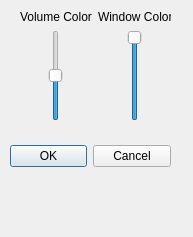
<?xml version="1.0" encoding="UTF-8"?>
<ui version="4.0">
 <class>dialog_color</class>
 <widget class="QDialog" name="dialog_color">
  <property name="geometry">
   <rect>
    <x>0</x>
    <y>0</y>
    <width>193</width>
    <height>237</height>
   </rect>
  </property>
  <property name="windowTitle">
   <string>Dialog</string>
  </property>
  <widget class="QDialogButtonBox" name="buttonBox">
   <property name="geometry">
    <rect>
     <x>10</x>
     <y>140</y>
     <width>161</width>
     <height>32</height>
    </rect>
   </property>
   <property name="orientation">
    <enum>Qt::Horizontal</enum>
   </property>
   <property name="standardButtons">
    <set>QDialogButtonBox::Cancel|QDialogButtonBox::Ok</set>
   </property>
  </widget>
  <widget class="QWidget" name="layoutWidget">
   <property name="geometry">
    <rect>
     <x>20</x>
     <y>10</y>
     <width>151</width>
     <height>111</height>
    </rect>
   </property>
   <layout class="QGridLayout" name="gridLayout">
    <item row="0" column="0">
     <widget class="QLabel" name="label">
      <property name="text">
       <string>Volume Color</string>
      </property>
     </widget>
    </item>
    <item row="0" column="1">
     <widget class="QLabel" name="label_2">
      <property name="text">
       <string>Window Color</string>
      </property>
     </widget>
    </item>
    <item row="1" column="0" alignment="Qt::AlignHCenter">
     <widget class="QSlider" name="volcol">
      <property name="maximum">
       <number>100</number>
      </property>
      <property name="singleStep">
       <number>10</number>
      </property>
      <property name="pageStep">
       <number>10</number>
      </property>
      <property name="value">
       <number>50</number>
      </property>
      <property name="orientation">
       <enum>Qt::Vertical</enum>
      </property>
     </widget>
    </item>
    <item row="1" column="1" alignment="Qt::AlignHCenter">
     <widget class="QSlider" name="wincol">
      <property name="maximum">
       <number>100</number>
      </property>
      <property name="singleStep">
       <number>10</number>
      </property>
      <property name="pageStep">
       <number>10</number>
      </property>
      <property name="value">
       <number>100</number>
      </property>
      <property name="orientation">
       <enum>Qt::Vertical</enum>
      </property>
     </widget>
    </item>
   </layout>
  </widget>
  <widget class="QLabel" name="vc">
   <property name="geometry">
    <rect>
     <x>30</x>
     <y>120</y>
     <width>51</width>
     <height>16</height>
    </rect>
   </property>
   <property name="text">
    <string/>
   </property>
  </widget>
  <widget class="QLabel" name="wc">
   <property name="geometry">
    <rect>
     <x>110</x>
     <y>120</y>
     <width>51</width>
     <height>16</height>
    </rect>
   </property>
   <property name="text">
    <string/>
   </property>
  </widget>
 </widget>
 <resources/>
 <connections>
  <connection>
   <sender>buttonBox</sender>
   <signal>accepted()</signal>
   <receiver>dialog_color</receiver>
   <slot>accept()</slot>
   <hints>
    <hint type="sourcelabel">
     <x>248</x>
     <y>254</y>
    </hint>
    <hint type="destinationlabel">
     <x>157</x>
     <y>274</y>
    </hint>
   </hints>
  </connection>
  <connection>
   <sender>buttonBox</sender>
   <signal>rejected()</signal>
   <receiver>dialog_color</receiver>
   <slot>reject()</slot>
   <hints>
    <hint type="sourcelabel">
     <x>316</x>
     <y>260</y>
    </hint>
    <hint type="destinationlabel">
     <x>286</x>
     <y>274</y>
    </hint>
   </hints>
  </connection>
 </connections>
</ui>
